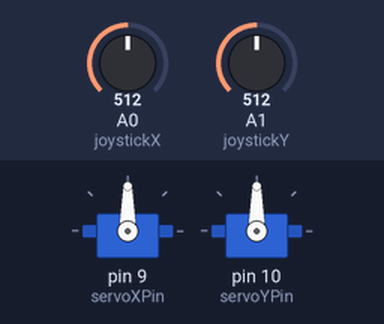
Bench run of a sketch on a simulated Arduino Uno, built with avr-gcc and run on an emulated ATmega328P. On the bench: 2 × servo. The inputs (shaded band) are chosen by the test bench; at power-on: A0 (joystickX) = 512, A1 (joystickY) = 512.

Above: at 1.2 s.
1.3 s: A0 (joystickX) set to 716
At 1.9 s:
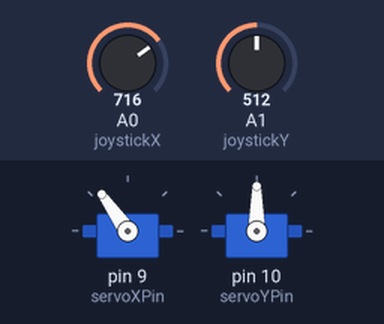
2.8 s: A1 (joystickY) set to 716
At 4.0 s:
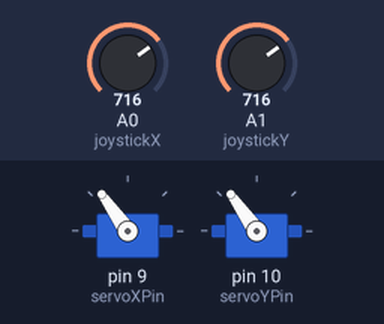
4.3 s: A0 (joystickX) set to 900
At 4.9 s:
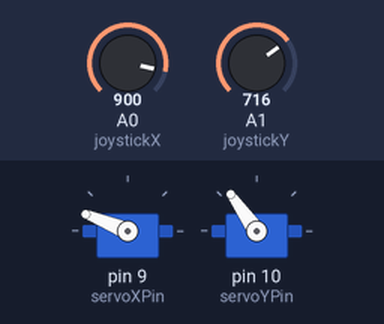
5.8 s: A1 (joystickY) set to 900
At 7.0 s:
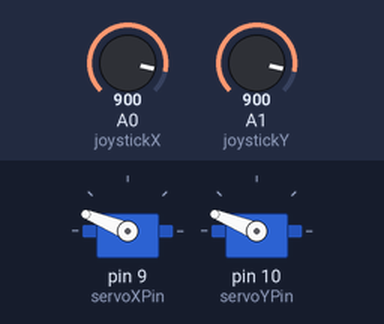
7.3 s: A0 (joystickX) set to 1023
At 8.4 s:
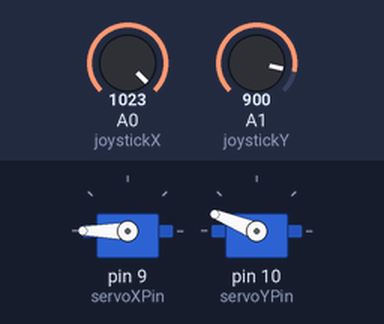
8.8 s: A1 (joystickY) set to 1023
At 9.5 s:
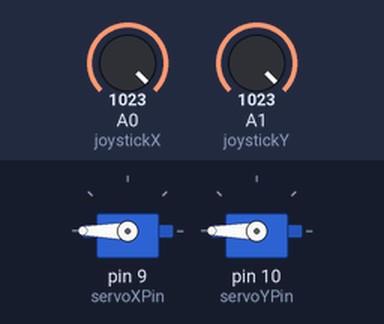
Timing chart, 0 to 11.3 s (numbered marks = the images above; inputs shaded):
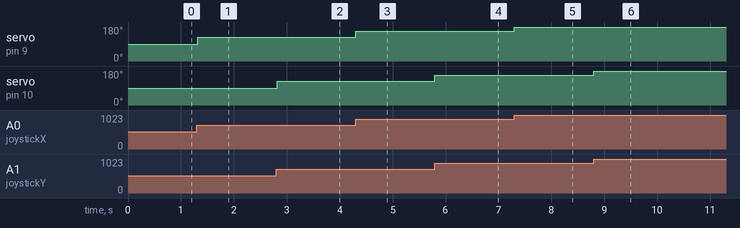

The sketch:

Multiple-Servo-Control-Joystick.ino
```cpp
#include <Servo.h>

Servo servoX;  // Servo for X-axis control
Servo servoY;  // Servo for Y-axis control

const int joystickX = A0;  // Joystick X-axis pin
const int joystickY = A1;  // Joystick Y-axis pin
const int servoXPin = 9;   // Servo X control pin
const int servoYPin = 10;  // Servo Y control pin

void setup() {
  // Attach the servos to pins
  servoX.attach(servoXPin);
  servoY.attach(servoYPin);
}

void loop() {
  // Read joystick positions (ranges from 0 to 1023)
  int posX = analogRead(joystickX);
  int posY = analogRead(joystickY);

  // Map joystick position to servo angle (0 to 180 degrees)
  int angleX = map(posX, 0, 1023, 0, 180);
  int angleY = map(posY, 0, 1023, 0, 180);

  // Move servos to the mapped angle
  servoX.write(angleX);
  servoY.write(angleY);

  delay(15);  // Small delay for smooth movement
}
```

Measured:
- after the input at 1.3 s, servo on pin 9 (servoXPin): 90° → 125° at once
- after the input at 2.8 s, servo on pin 10 (servoYPin): 90° → 125° at once
- after the input at 4.3 s, servo on pin 9 (servoXPin): 125° → 158° at once
- after the input at 5.8 s, servo on pin 10 (servoYPin): 125° → 158° at once
- after the input at 7.3 s, servo on pin 9 (servoXPin): 158° → 180° at once
- after the input at 8.8 s, servo on pin 10 (servoYPin): 158° → 180° at once
